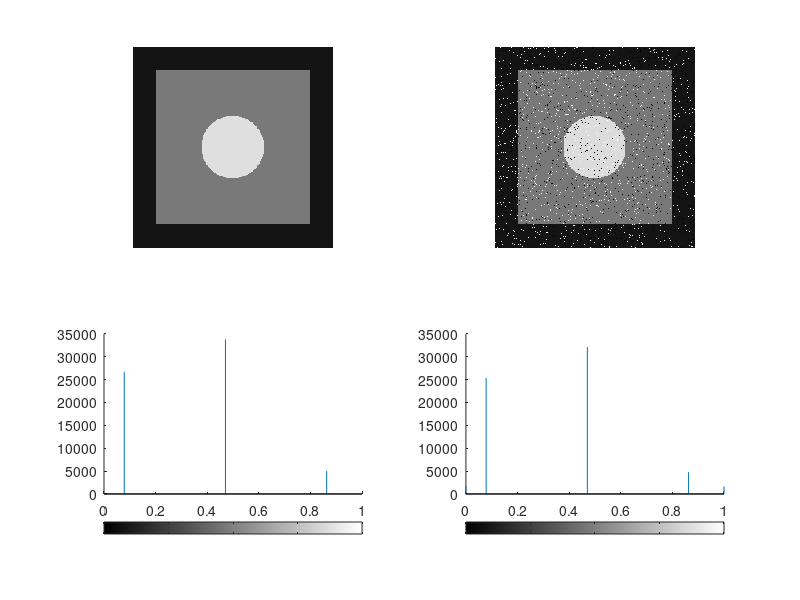

MATLAB code to generate this figure:
im1=zeros(256,256);
im2=im1+20;

im2(30:226,30:226)=120;

for i=1:256
    for j=1:256
        x=128;
        y=128;
        dist=sqrt((i-x)^2+(j-y)^2);
        if dist<40
            im2(i,j)=220;
        end
    end
end

im3=im2/255;
figure;
subplot(2,2,1),imshow(im3);
subplot(2,2,3),imhist(im3);

noisy=imnoise(im3,'salt & pepper');
subplot(2,2,2),imshow(noisy);
subplot(2,2,4),imhist(noisy);